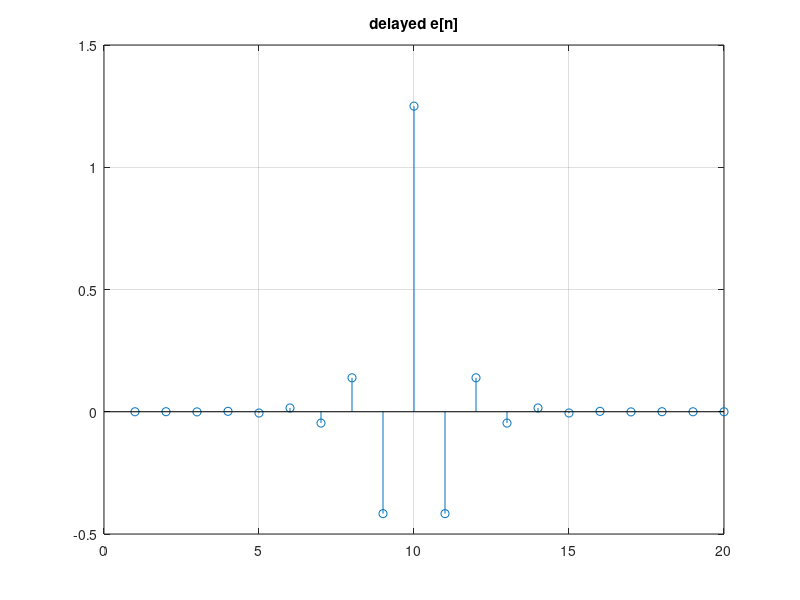
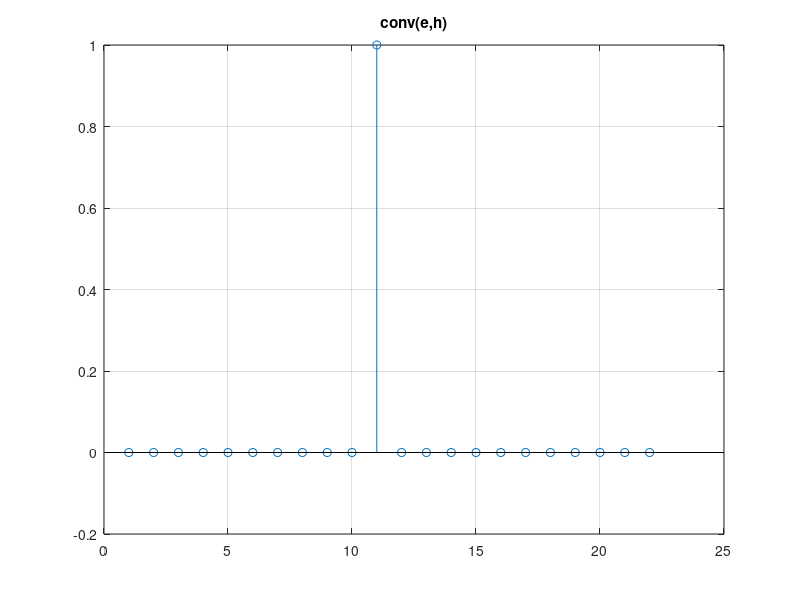

Reproduce these figures in MATLAB, in order. (Note: this script raises an error after producing the figures.)
clc; clear; close all;

% find equivalent baseband ZF equalizer
h = [0.3, 1, 0.3];
%r = roots(h);
Ne = 10;
ne = 0:Ne-1;
e1 = -(15/4) * (-3).^(ne-Ne); %noncausal
e2 = (-5/12) * (-1/3).^ne; %causal
e = zeros(1, 2*Ne);
e(1:Ne) = e1;
e(Ne+1:2*Ne) = e2;

figure;
stem(e);
title('delayed e[n]');
grid;
eh = conv(e, h);
figure;
stem(eh);
title('conv(e,h)');
grid;

% Tx-Rx
%Nb = 16;
%b = [ones(1,1), zeros(1,Nb-1)];
data = load('S11P3.mat');
b = data.b(:).';
Nb = length(b);

M1 = 4;
M2 = 8;
SRRC = srrcfun(0.3, M1, 5);
L = length(SRRC);

bu1 = zeros(1, Nb*M1);
bu1(1:M1:end) = b;
bu1 = conv(bu1, SRRC);

bu2 = zeros(1, length(bu1)*M2);
bu2(1:M2:end) = bu1;
bu2 = filter(IIR_tx, bu2);

m = 1:length(bu2);
fc = 8e6;
fs = 32e6;
fm = fc/fs;
carrier = exp(1i*2*pi*fm*m);
tx = bu2.*carrier;
tx = real(tx) * sqrt(2);

channel = zeros(1, M1*M2*length(h));
for i = 1:length(h)
    channel(1 + M1*M2*(i-1)) = h(i);
end
figure;
stem(channel);
title('channel effect in passband');
grid;
tx = conv(tx, channel);

m = 1:length(tx);
carrier = exp(-1i*2*pi*fm*m);
rx = tx.*carrier;
rx = filter(IIR_tx, rx);
delay = 10*2;
rxd2 = rx(1+delay:M2:end) * M2;

rxd2 = conv(SRRC, rxd2);
delay = L-1;
rxd1 = rxd2(1+delay:M1:end) * M1;

figure;
hold on;
plot(b, '*');
plot(rxd1(1:Nb) * sqrt(2), '.');
legend('b', 'demodulated signal');
title('without equalizer');
hold off;
grid;

figure;
hold on;
plot(real(b));
plot(real(rxd1(1:Nb)) * sqrt(2));
legend('b', 'demodulated signal');
title('without equalizer real part');
hold off;
grid;

figure;
hold on;
plot(imag(b));
plot(imag(rxd1(1:Nb)) * sqrt(2));
legend('b', 'demodulated signal');
title('without equalizer imag part');
hold off;
grid;

% equalizer
rxd1 = conv(rxd1, e);
rxd1 = rxd1(1+Ne:end);

figure;
hold on;
plot(b, '*');
plot(rxd1(1:Nb) * sqrt(2), '.');
legend('b', 'demodulated signal');
title('with equalizer');
hold off;
grid;

figure;
hold on;
plot(real(b));
plot(real(rxd1(1:Nb)) * sqrt(2));
legend('b', 'demodulated signal');
title('with equalizer real part');
hold off;
grid;

figure;
hold on;
plot(imag(b));
plot(imag(rxd1(1:Nb)) * sqrt(2));
legend('b', 'demodulated signal');
title('with equalizer imag part');
hold off;
grid;